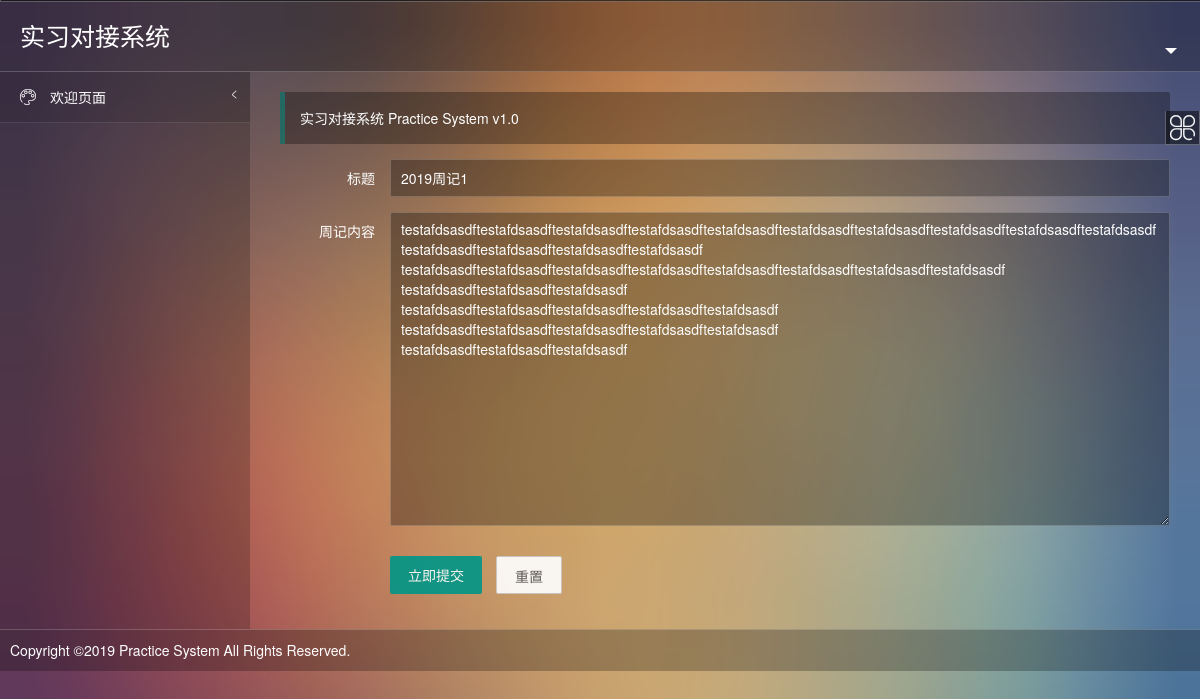
The app's page /practice/student/editreport/2/ (signed in) with its own data.
### practice/models.py (models this page shows, shortened)
class WeekRecord(models.Model):
    weekRecord_id = models.IntegerField(primary_key=True)
    stu_id = models.ForeignKey(Student,  db_column='stu_id', on_delete=models.CASCADE)
    recordTitle = models.CharField(max_length=256)
    recordContent = models.CharField(max_length=4096)
    readed = models.BooleanField(default=False)

### practice/student/views.py (the view)
# urls.py: path('editreport/<int:weekRecord_id>/', views.editreport, name='editreport'),      # 修改周记
def editreport(request, weekRecord_id):
    session = request.session
    role_id = int(session['role_id'])
    stu_id = int(session['user_id'])
    context = {}
    context['menu'] = daoapp.getMenu(role_id=role_id)
    context['username'] = daoapp.getUsername(role_id, stu_id)
    context['role_name'] = 'student'
    weekRecord = WeekRecord.objects.get(weekRecord_id=weekRecord_id)
    if weekRecord.weekRecord_id != weekRecord_id:
        return render(request, 'practice/error.html', {'error_message': '您没有更新的权限！'})
    context['weekRecord'] = weekRecord
    context['update'] = True
    return render(request, 'practice/newreport.html', context)

### practice/daoapp.py (called while the page is built)
def getMenu(role_id):
    role_id = int(role_id)
    datas = Menu.objects.filter(role_id = role_id)
    parentMenu = {}
    menu = {}
    for m in datas:
        if m.parent_id == 0:
            parentMenu[m.menu_id] = m.menu_name
            menu[m.menu_name] = {}
            menu[m.menu_name][m.menu_name] = m.url_name
    for m in datas:
        if m.parent_id != 0:
            pmenuname = parentMenu[m.parent_id]
            if pmenuname in menu[pmenuname].keys():
                del menu[pmenuname][pmenuname]
            menu[pmenuname][m.menu_name] = m.url_name
    return menu

def getUsername(role_id, user_id):
    username = ''
    if not isinstance(role_id, int) or not isinstance(user_id, int):
        return None
    if role_id == 2:    #如果是老师
        username = Teacher.objects.get(tea_id=user_id).tea_name
    elif role_id == 3:  #如果是企业
        username = Enterprise.objects.get(ent_id=user_id).ent_name
    elif role_id == 4:  #如果是学生
        username = Student.objects.get(stu_id=user_id).stu_name
    return username

### practice/templates/practice/newreport.html (shortened to what this page needs)
{% extends 'practice/template.html' %}
{% block frame %}
{% if update %}
<form class="layui-form" method="post" action="/practice/student/updatereport/{{ weekRecord.weekRecord_id }}/">
{% else %}
<form class="layui-form" method="post" action="/practice/student/savereport/">
{% endif %}
    <div class="layui-form-item">
        <div class="layui-block">
            <label class="layui-form-label">标题</label>
            <div class="layui-input-block">
                <input type="tel" name="recordTitle" placeholder="请输入标题 " autocomplete="off" class="layui-input" value="{{ weekRecord.recordTitle }}">
            </div>
        </div>
    </div>
    <div class="layui-form-item">
        <div class="layui-form-item layui-form-text">
            <label class="layui-form-label">周记内容</label>
            <div class="layui-input-block">
                <textarea name="recordContent" placeholder="请输入内容" rows="15" class="layui-textarea" >{{ weekRecord.recordContent }}</textarea>
            </div>
        </div>
    </div>
    <div class="layui-form-item">
        <div class="layui-input-block">
            <button class="layui-btn" lay-submit="" lay-filter="demo1">立即提交</button>
            <button type="reset" class="layui-btn layui-btn-primary">重置</button>
        </div>
    </div>
</form>
{% endblock %}

### practice/static/practice/css/xadmin.css (style rules this page uses)
* { margin: 0px; padding: 0px; font-family: "Helvetica Neue", Helvetica, Arial, sans-serif; }
html { width: 100%; }
body { width: 100%; background-color: #54364a; background-image: url(../images/a.jpg); background-repeat: no-repeat; background-size: cover; color: #ffffff; }
.layui-form-item { margin-top: 15px; }

### records on screen
WeekRecord: recordTitle "2019周记1", recordContent "testafdsasdftestafdsasdftestafdsasdftestafdsasdftestafdsasdftestafdsasdftestafdsasdftestafdsasdftestafdsasdftestafdsasdftestafdsasdftestafdsasdftestafdsasdftestafdsasdf testafdsasdftestafdsasdftestafdsasdftestafdsasdftestafdsasdftestafdsasdftestafdsasdftestafdsasdf testafdsasdftestafdsasdftestafdsasdf testafdsasdftestafdsasdftestafdsasdftestafdsasdftestafdsasdf testafdsasdftestafdsasdftestafdsasdftestafdsasdftestafdsasdf testafdsasdftestafdsasdftestafdsasdf"
